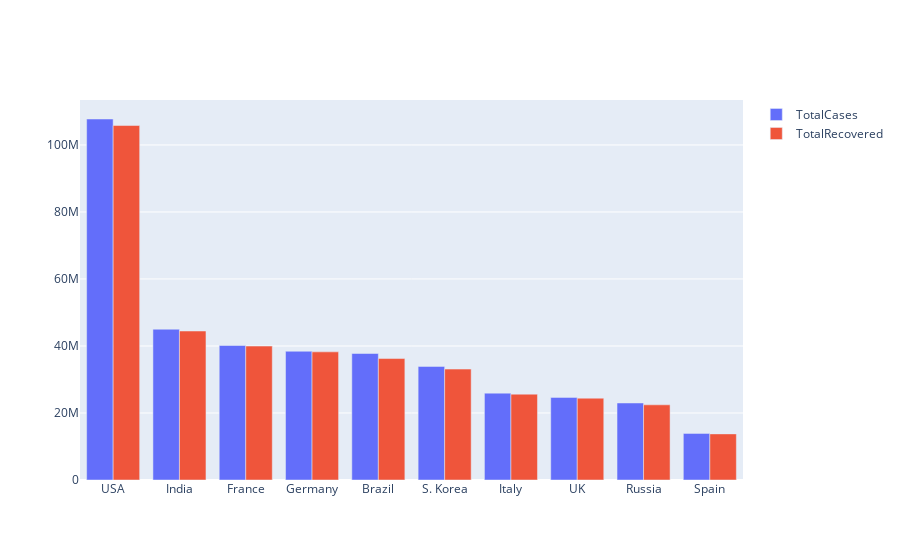

The code cell stored with this chart in its notebook:
### Code cell
import plotly.graph_objects as go
df = df.iloc[0:10]

fig = go.Figure(data=[
    go.Bar(name='TotalCases', x=df['Country,Other'], y=df['TotalCases']),
    go.Bar(name='TotalRecovered', x=df['Country,Other'], y=df['TotalRecovered'])
])
# Change the bar mode
fig.update_layout(barmode='group')
fig.show()

### Figure 1 — Plotly figure (JSON) as saved in the notebook; plotly's stock layout.template omitted (floating-point values rounded to 4 significant figures)
{"data": [{"name": "TotalCases", "type": "bar", "x": ["USA", "India", "France", "Germany", "Brazil", "S. Korea", "Italy", "UK", "Russia", "Spain"], "y": [107740749, 44996335, 40138560, 38428685, 37750389, 33897537, 25924308, 24656914, 22983150, 13914811]}, {"name": "TotalRecovered", "type": "bar", "x": ["USA", "India", "France", "Germany", "Brazil", "S. Korea", "Italy", "UK", "Russia", "Spain"], "y": [105795651, 44462961, 39970918, 38240600, 36249161, 33103088, 25617603, 24419950, 22436991, 13762417]}], "layout": {"barmode": "group"}}
